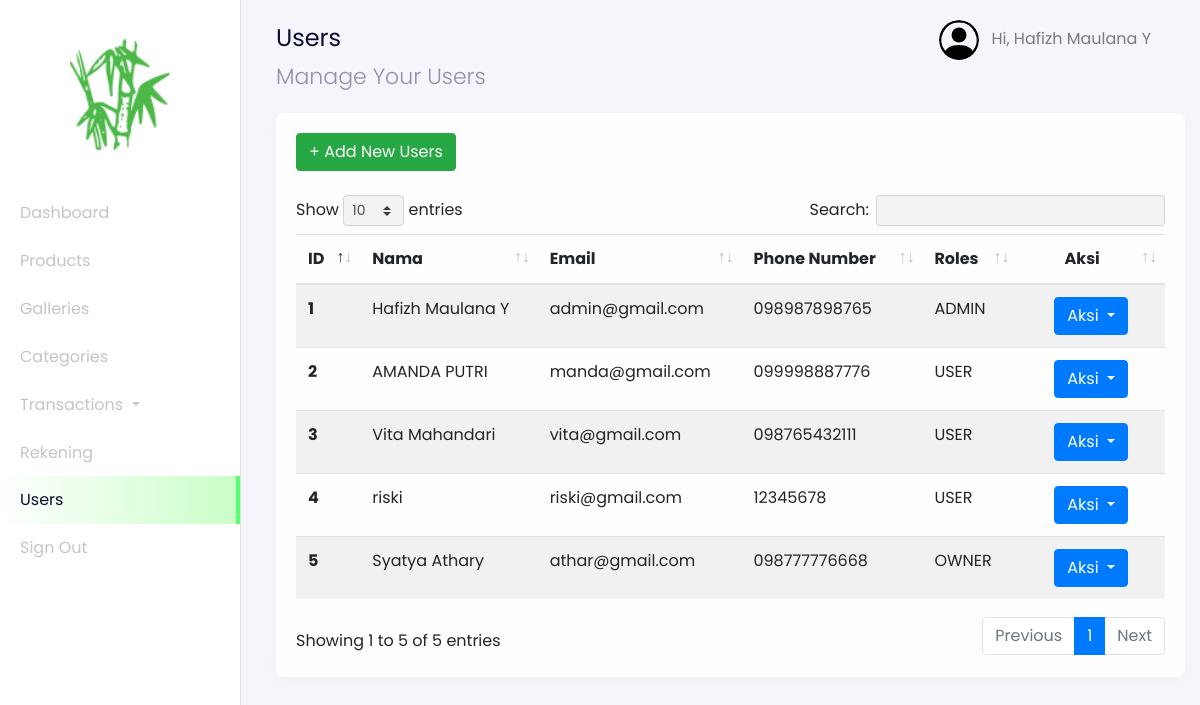
Page /admin?page=users (signed in) on the committed database.
### tables this page shows
CREATE TABLE `users` (
  `id_user` int(11) NOT NULL,
  `name` varchar(255) NOT NULL,
  `email` varchar(255) NOT NULL,
  `password` varchar(255) NOT NULL,
  `address` text,
  `phone_number` varchar(255) NOT NULL,
  `postal_code` varchar(191) NOT NULL,
  `roles` varchar(255) NOT NULL
);

### config/config.php (called while the page is built, shortened)
<?php
$host = 'localhost';
$user = 'root';
$password = '';
$dbname = 'bamboo_art';
$conn = mysqli_connect($host, $user, $password, $dbname);
function query($query)
{
    global $conn;
    $result = mysqli_query($conn, $query);
    $rows = [];
    while ($row = mysqli_fetch_assoc($result)) {
        $rows[] = $row;
    }
    return $rows;
}
?>

### admin/users/dashboard-users.php (the view, shortened to what this page needs)
<nav
  class="navbar navbar-expand-lg navbar-light navbar-store fixed-top"
  data-aos="fade-down"
>
  <div class="container-fluid">
    <div class="collpase navbar-collapse" id="navbarResponsive">
      <ul class="navbar-nav d-none d-lg-flex ml-auto">
        <li class="nav-item dropdown">
          <a
            href="#"
            class="nav-link"
            id="navbarDropdown"
            role="button"
            data-toggle="dropdown"
          >
          <img
              src="../assets/images/person-circle.svg"
              alt="profile"
              height="40px"
              class="rounded-circle mr-2 profile-picture"
            />
            <?php
              $id_user = $_SESSION['user'];
              $user = query("SELECT * FROM users WHERE id_user = $id_user")[0];
            ?>
            Hi, <?= $user["name"]; ?>
          </a>
        </li>
      </ul>
    </div>
  </div>
</nav>
<div class="section-content section-dashboard-home" data-aos="fade-up">
  <div class="container-fluid">
    <div class="dashboard-heading">
      <h2 class="dashboard-title">Users</h2>
      <p class="dashboard-subtitle">Manage Your Users</p>
    </div>
    <div class="dashboard-content">
      <div class="row mt-4">
        <div class="col-12">
          <div class="card">
            <div class="card-body">
              <div class="row mb-4">
                <div class="col-12">
                <a href="?page=users-create" class="btn btn-success">
                  + Add New Users
                </a>
                </div>
              </div>
              <div class="row">
                <div class="col-12">
                  <div class="table-responsive">
                    <table class="table table-striped table-hover" id="table">
                      <thead>
                        <tr>
                          <th scope="col">ID</th>
                          <th scope="col">Nama</th>
                          <th scope="col">Email</th>
                          <th scope="col">Phone Number</th>
                          <th scope="col">Roles</th>
                          <th scope="col" class="text-center">Aksi</th>
                        </tr>
                      </thead>
                      <tbody>
                        <?php
                          $no = 1;
                          $query = "SELECT * FROM users";
                          $users = query($query);
                        ?>
                        <?php foreach ($users as $user) : ?>
                          <tr>
                            <th scope="row"><?= $no; ?></th>
                            <td><?= $user["name"]; ?></td>
                            <td><?= $user["email"]; ?></td>
                            <td><?= $user["phone_number"]; ?></td>
                            <td><?= $user["roles"]; ?></td>
                            <td style="width: 17%; text-align: center;">
                              <div class="dropdown">
                                <button class="btn btn-primary dropdown-toggle" type="button" id="dropdownMenuButton" data-toggle="dropdown" aria-haspopup="true" aria-expanded="false">
                                  Aksi
                                </button>
                              </div>
                            </td>
                          </tr>
                          <?php $no++ ?>
                        <?php endforeach;?>
                      </tbody>
                    </table>
                  </div>
                </div>
              </div>
            </div>
          </div>
        </div>
      </div>
    </div>
  </div>
</div>

### rows in the picture
users: name "Hafizh Maulana Y", email "admin@gmail.com", phone_number "098987898765", roles "ADMIN"
users: name "AMANDA PUTRI", email "manda@gmail.com", phone_number "099998887776", roles "USER"
users: name "Vita Mahandari", email "vita@gmail.com", phone_number "098765432111", roles "USER"
users: name "riski", email "riski@gmail.com", phone_number "12345678", roles "USER"
users: name "Syatya Athary", email "athar@gmail.com", phone_number "098777776668", roles "OWNER"
